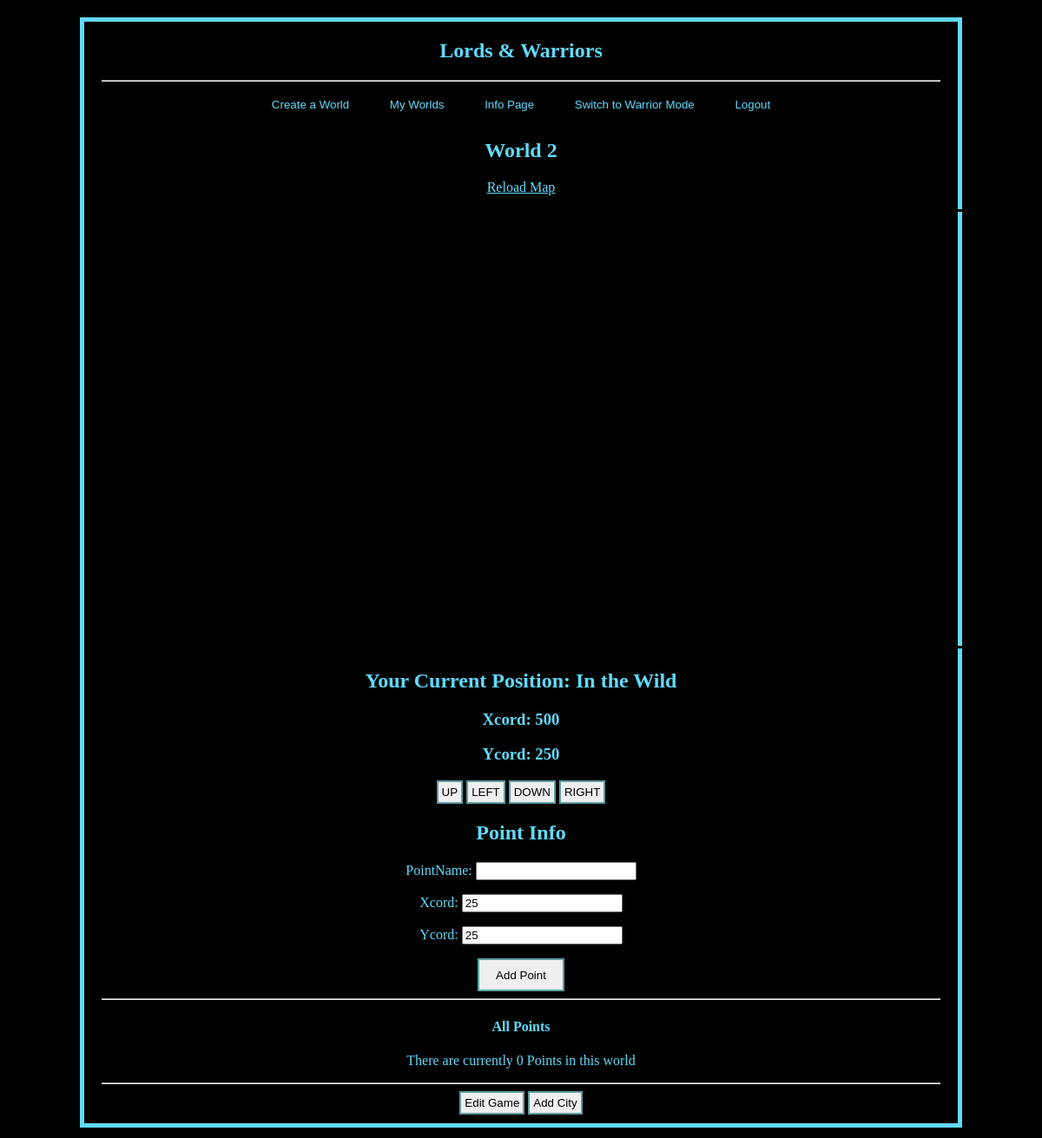
Before: /addpoint/6/ (signed in) with the older database file.
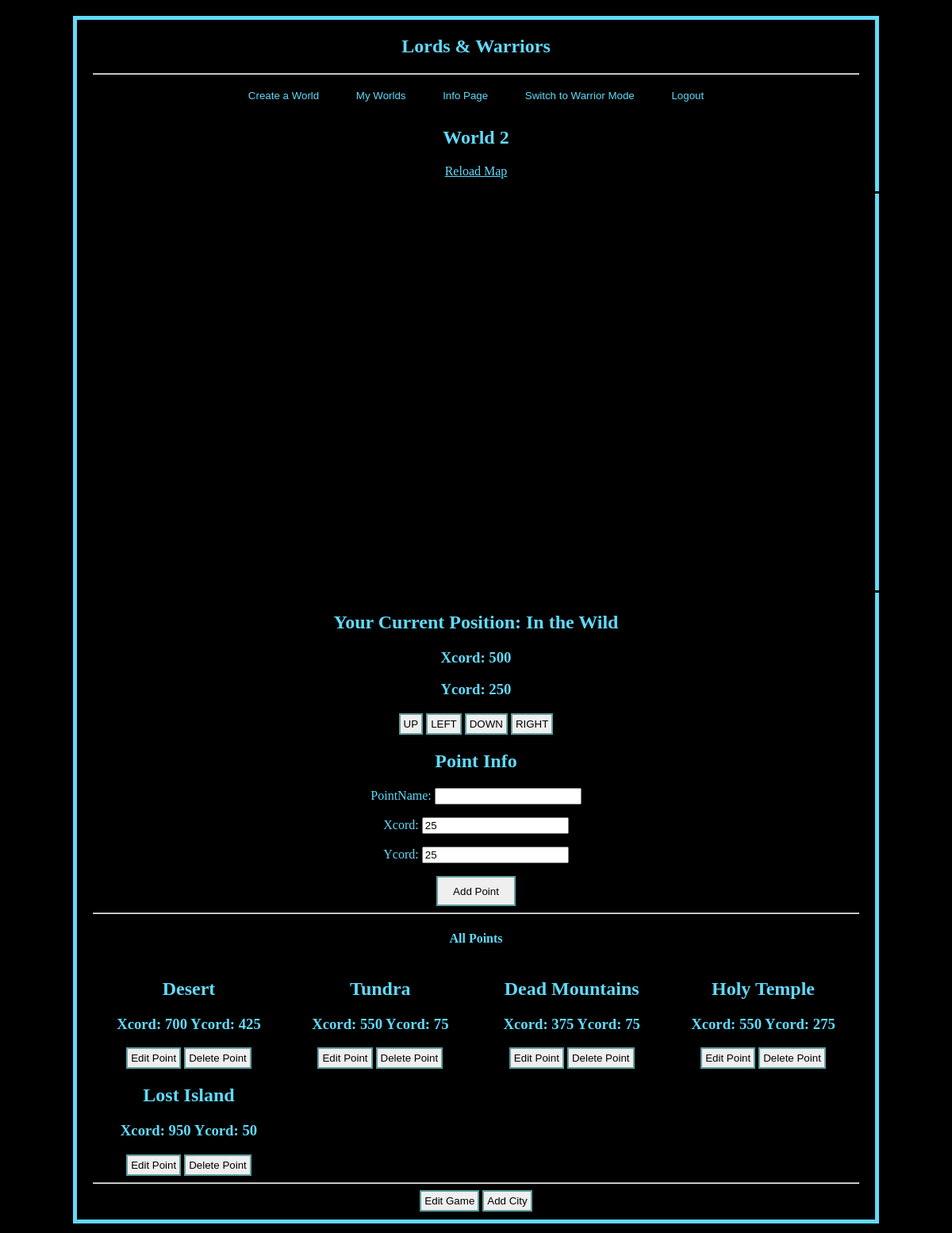
After: the same page with the newer database file.
### DDGameApp/models.py (models this page shows)
class Points(models.Model):
    pointName = models.CharField(max_length =2000)
    xcord = models.IntegerField(default=25)
    ycord = models.IntegerField(default=25)
    foreign_Game = models.ForeignKey(GameModel, on_delete= models.CASCADE)

### DDGameApp/views.py (the view)
# urls.py: path('addpoint/<int:gmID>/', views.addpoint, name = 'addpoint'),
def addpoint(request, gmID):
    games = GameModel.objects.get(pk = gmID)
    city = City.objects.filter(foreign_Game=games)
    point = Points.objects.filter(foreign_Game=games)
    pointlength= len(point)
    if request.method == 'POST':
        newpoint = PointForm(request.POST)
        if newpoint.is_valid():
            formpoint = Points.objects.create(pointName=request.POST['pointName'], xcord=request.POST['xcord'],  ycord=request.POST['ycord'], foreign_Game = games)
            formpoint.save()
            return redirect('addpoint', gmID)
    return render(request, 'DDGameApp/addpoint.html',{'gmID': gmID, 'point': point, 'game': games, 'city': city , 'pointlength': pointlength, 'pointform': PointForm(), 'cityform': CityForm(), 'gameform': GameForm(instance=games)})

### DDGameApp/forms.py
class PointForm(forms.ModelForm):
    class Meta():
        model = Points
        fields = ['pointName','xcord','ycord']

class CityForm(forms.ModelForm):
    class Meta():
        model = City
        fields = ['cityName','xcord','ycord']

### DDGameApp/templates/DDGameApp/addpoint.html (shortened to what this page needs)
{% extends 'DDGameApp/overlord.html' %} {% block over %} {%load static%}
<section>
    <h2>{{game.worldName}}</h2>
    <p><a href="">Reload Map</a></p>
    <canvas id="mycanvas" width="1000" height="500" style="border:3px solid #000000;"></canvas>
    <h2 id="location">Your Current Position: In the Wild</h2>
    <h3>
        <p id="xcordt">Xcord: 500 </p>
        <p id="ycordt">Ycord: 250 </p>
    </h3>
    <p>
        <button class="butt" onclick="moving('up')">UP</button>
        <button class="butt" onclick="moving('left')">LEFT</button>
        <button class="butt" onclick="moving('down')">DOWN</button>
        <button class="butt" onclick="moving('right')">RIGHT</button>
    </p>
    <h2>Point Info</h2>
    <div>
        <form method="post">
            {{pointform.as_p}}
            <button>Add Point</button>
        </form>
    </div>
    <hr>
    <h1>All Points</h1>
    {% if pointlength > 0%}
    <div id="container2">
        {%for x in point%}
        <div>
            <h2>{{x.pointName}}</h2>
            <h3>Xcord: {{x.xcord}}  Ycord: {{x.ycord}}</h3>
            <button class="butt" onclick=window.location.href="{% url 'editpoint' gmID x.id %}" >Edit Point</button>
            <button class="butt" onclick=window.location.href="{% url 'delpoint' gmID x.id %}" >Delete Point</button>
        </div>
        {%endfor%}
    </div>
    {%else%}
    <p> There are currently 0 Points in this world</p>
    {%endif%}
    <hr>
    <button class="butt" onclick=window.location.href="{% url 'editgame' gmID %}" >Edit Game</button>
    <button class="butt" onclick=window.location.href="{% url 'addcity' gmID %}" >Add City</button>
</section>
{% endblock %}

Changed rows visible on the page:
added Points: pointName "Desert", xcord "700", ycord "425"
added Points: pointName "Tundra", xcord "550", ycord "75"
added Points: pointName "Dead Mountains", xcord "375", ycord "75"
added Points: pointName "Holy Temple", xcord "550", ycord "275"
added Points: pointName "Lost Island", xcord "950", ycord "50"
Other visible differences:
text no longer shown: "There are currently 0 Points in this world"
